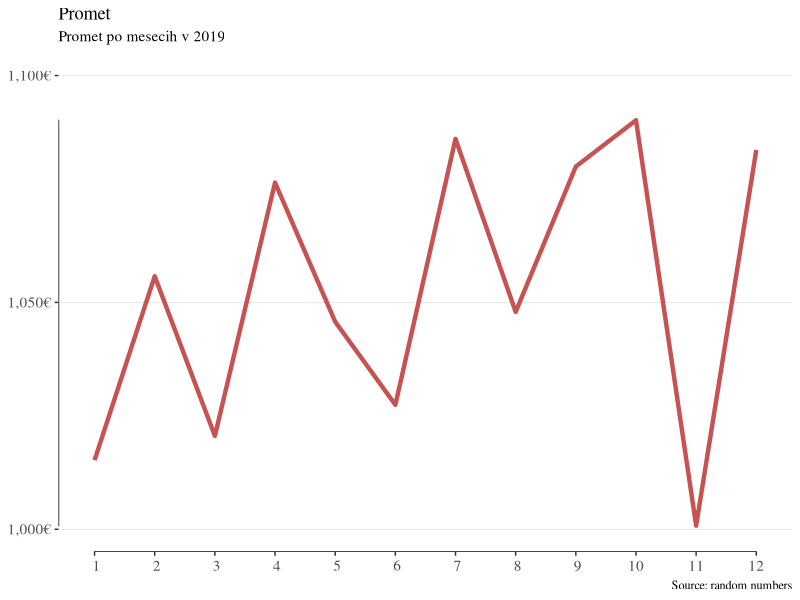
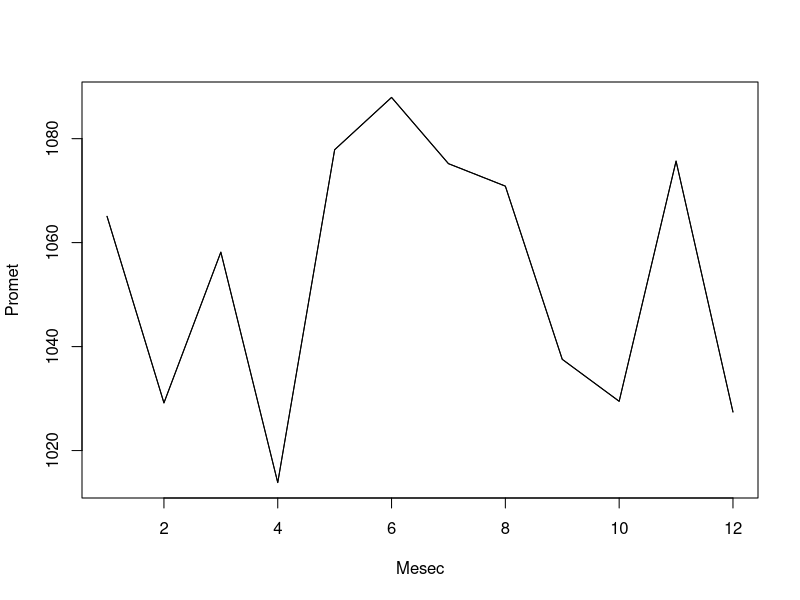

Reproduce these figures in R, in order.
## ---- chunk 1
#
library("tidyverse")
library("scales")
library("ggthemes")

df <- data.frame(
  "Mesec" = 1: 12,
  "Promet"  = runif(12)*100 + 1000
)

ggplot(df, aes(Mesec, Promet, group=1 )) +
  theme_tufte() + geom_rangeframe() +
    geom_line(size = 1.5, color = c("#C75252")) +
    scale_y_continuous(
        limits = c(1000, 1100), breaks = c(1000,1050,1100), 
        labels = dollar_format(suffix = "€", prefix = "") ) +
    labs(
          x = NULL, y = NULL,
          title="Promet", 
          subtitle="Promet po mesecih v 2019", 
          caption="Source: random numbers") + 
    scale_x_discrete(limits = 1:12) +
    theme(
        axis.text.x = element_text(angle = 0, vjust=0.5, size = 11),
        axis.text.y = element_text(angle = 0, vjust=0.5, size = 11),
        panel.grid.minor = element_blank(), 
        panel.grid.major.x = element_blank(),
        panel.grid.major.y = element_line(colour = "gray", size = 0.1)
        )


## ---- chunk 2
#
df <- data.frame(
  "Mesec" = 1: 12,
  "Promet"  = runif(12)*100 + 1000
)

plot(df, type = "l", lty = 1)
lines(df, type = "l", lty = 1)

